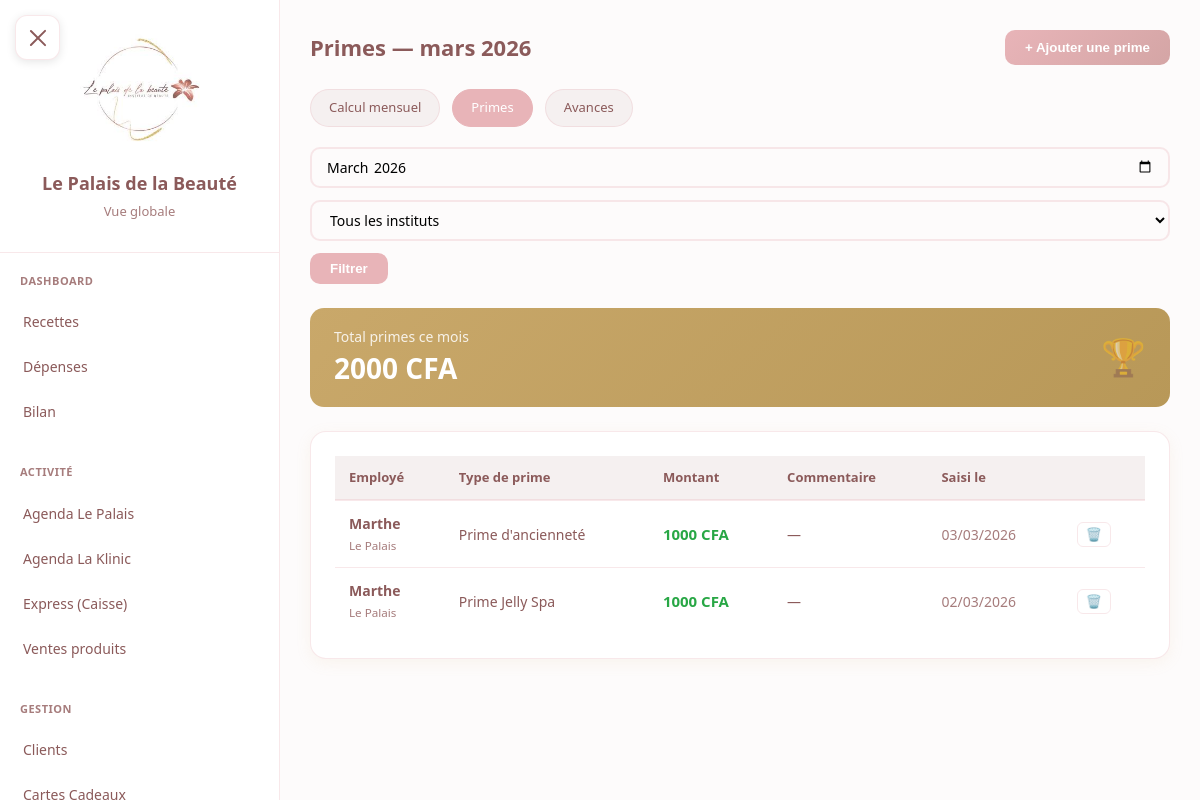
The page /gestion/salaires/primes/ (signed in) on the database as committed earlier.
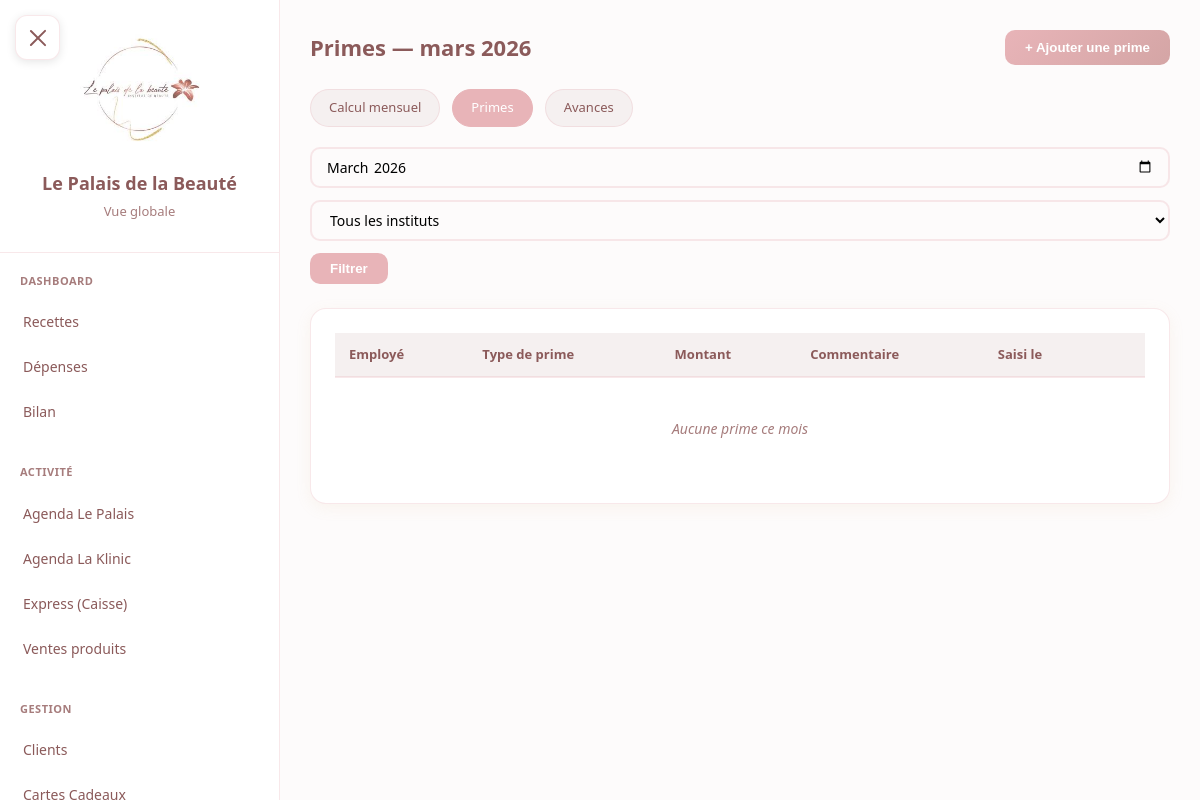
The same page on the database as committed later.
### core/models.py (models this page shows, shortened)
class Prime(models.Model):
    employe = models.ForeignKey(Employe, on_delete=models.CASCADE, related_name='primes')
    type_prime = models.ForeignKey(TypePrime, on_delete=models.PROTECT)
    mois = models.DateField(help_text="Premier jour du mois")
    montant = models.IntegerField(validators=[MinValueValidator(0)])
    commentaire = models.TextField(blank=True, null=True)
    cree_par = models.ForeignKey('Utilisateur', on_delete=models.SET_NULL, null=True)
    date_creation = models.DateTimeField(auto_now_add=True)
    class Meta:
        verbose_name = "Prime"
        verbose_name_plural = "Primes"
        ordering = ['-mois', 'employe']

class Employe(models.Model):
    RANG_CHOICES = [
        ('superieur', 'Supérieur'),
        ('manager', 'Manager'),
        ('employe', 'Employé'),
    ]
    nom = models.CharField(max_length=100)
    institut = models.ForeignKey(
        Institut,
        on_delete=models.SET_NULL,
        null=True,
        blank=True,
        related_name='employes'
    )
    actif = models.BooleanField(default=True)
    ordre_affichage = models.IntegerField(default=0)
    prenom = models.CharField(max_length=100, blank=True, default='')
    telephone = models.CharField(max_length=20, blank=True, null=True)
    categorie = models.ForeignKey(
        CategorieEmploye,
        on_delete=models.SET_NULL,
        null=True,
        blank=True,
        related_name='employes'
    )
    rang = models.CharField(max_length=20, choices=RANG_CHOICES, default='employe')
    salaire_base = models.IntegerField(
        default=0,
        validators=[MinValueValidator(0)],
        help_text="Salaire mensuel de base en CFA"
    )
    date_embauche = models.DateField(null=True, blank=True)
    est_dans_agenda = models.BooleanField(
        default=True,
        help_text="False pour vigiles, ménage, etc."
    )
    class Meta:
        verbose_name = "Employé"
        verbose_name_plural = "Employés"
        ordering = ['ordre_affichage', 'nom']
    def get_full_name(self):
        if self.prenom:
            return f"{self.prenom} {self.nom}"
        return self.nom

class Institut(models.Model):
    nom = models.CharField(max_length=100)
    code = models.CharField(max_length=20, unique=True)  # 'palais', 'klinic', 'express'
    a_agenda = models.BooleanField(default=True)  # False pour Express
    heure_ouverture = models.TimeField(default='07:00')
    heure_fermeture = models.TimeField(default='23:00')
    fond_caisse = models.IntegerField(default=30000)  # Montant en CFA
    actif = models.BooleanField(default=True)
    class Meta:
        verbose_name = "Institut"
        verbose_name_plural = "Instituts"

class TypePrime(models.Model):
    nom = models.CharField(max_length=100, unique=True)
    description = models.TextField(blank=True, null=True)
    actif = models.BooleanField(default=True)
    class Meta:
        verbose_name = "Type de prime"
        verbose_name_plural = "Types de prime"
        ordering = ['nom']

### gestion/views.py (the view)
# urls.py: path('salaires/primes/', views.primes_liste, name='primes_liste'),
@login_required
@role_required(['patron'])
def primes_liste(request):
    mois, _ = _get_mois_et_fin(request)
    institut_code = request.GET.get('institut', 'tous')
    instituts = Institut.objects.all().order_by('nom')
    primes = Prime.objects.filter(mois=mois).select_related('employe', 'employe__institut', 'type_prime')
    if institut_code == 'autres':
        primes = primes.filter(employe__institut__isnull=True)
    elif institut_code != 'tous':
        primes = primes.filter(employe__institut__code=institut_code)
    employes = Employe.objects.filter(actif=True).order_by('nom')
    types_prime = TypePrime.objects.filter(actif=True)
    return render(request, 'gestion/salaires/primes.html', {
        'mois': mois,
        'primes': primes.order_by('-date_creation'),
        'employes': employes,
        'types_prime': types_prime,
        'instituts': instituts,
        'institut_code': institut_code,
        'total_primes': sum(p.montant for p in primes),
    })

### core/models.py (called while the page is built)
    def is_patron(self):
        return self.role == 'patron'

### gestion/views.py (called while the page is built)
def _get_mois_et_fin(request):
    mois_str = request.GET.get('mois')
    if mois_str:
        try:
            mois = date.fromisoformat(f"{mois_str}-01")
        except ValueError:
            mois = date.today().replace(day=1)
    else:
        mois = date.today().replace(day=1)
    fin_mois = (mois.replace(day=28) + timedelta(days=4)).replace(day=1) - timedelta(days=1)
    return mois, fin_mois

### templates/gestion/salaires/primes.html (shortened to what this page needs)
{% extends 'base.html' %}
{% block content %}
<div class="sal-container">
    <div class="page-header">
        <h1>Primes — {{ mois|date:"F Y" }}</h1>
        <button class="btn-primary" onclick="document.getElementById('modalPrime').style.display='flex'">+ Ajouter une prime</button>
    </div>
    <div class="links-bar">
        <a href="{% url 'gestion:salaires_calcul' %}" class="link-btn">Calcul mensuel</a>
        <a href="{% url 'gestion:primes_liste' %}" class="link-btn active">Primes</a>
        <a href="{% url 'gestion:avances_liste' %}" class="link-btn">Avances</a>
    </div>
    <form method="get" class="filters-bar">
        <input type="month" name="mois" value="{{ mois|date:'Y-m' }}">
        <select name="institut">
            <option value="tous" {% if institut_code == 'tous' %}selected{% endif %}>Tous les instituts</option>
        </select>
        <button type="submit" class="filter">Filtrer</button>
    </form>
    {% if total_primes > 0 %}
    <div class="total-banner">
        <div>
            <div class="label">Total primes ce mois</div>
            <div class="val">{{ total_primes|floatformat:0 }} CFA</div>
        </div>
        <div style="font-size:36px; opacity:0.5;">🏆</div>
    </div>
    {% endif %}
    <div class="card">
        <table>
            <thead>
                <tr>
                    <th>Employé</th>
                    <th>Type de prime</th>
                    <th>Montant</th>
                    <th>Commentaire</th>
                    <th>Saisi le</th>
                    <th></th>
                </tr>
            </thead>
            <tbody>
                {% for p in primes %}
                <tr>
                    <td>
                        <strong>{{ p.employe.get_full_name }}</strong>
                        {% if p.employe.institut %}<br><small style="color:var(--text-light);">{{ p.employe.institut.nom }}</small>{% endif %}
                    </td>
                    <td>{{ p.type_prime.nom }}</td>
                    <td class="montant-cell">{{ p.montant|floatformat:0 }} CFA</td>
                    <td>{{ p.commentaire|default:"—" }}</td>
                    <td style="color:var(--text-light);">{{ p.date_creation|date:"d/m/Y" }}</td>
                    <td>
                        <button class="btn-icon" onclick="supprimerPrime({{ p.id }}, '{{ p.type_prime.nom|escapejs }}')" title="Supprimer">🗑️</button>
                    </td>
                </tr>
                {% empty %}
                <tr><td colspan="6" style="text-align:center;color:var(--text-light);font-style:italic;padding:40px;">Aucune prime ce mois</td></tr>
                {% endfor %}
            </tbody>
        </table>
    </div>
</div>
{% endblock %}

Rows that differ between the two databases and show on the page:
removed Prime: employe.get_full_name "Marthe", employe.institut.nom "Le Palais", type_prime.nom "Prime d'ancienneté", montant "1000", commentaire "—", date_creation "03/03/2026"
removed Prime: employe.get_full_name "Marthe", employe.institut.nom "Le Palais", type_prime.nom "Prime Jelly Spa", montant "1000", commentaire "—", date_creation "02/03/2026"
Other text that changed with them:
{{ total_primes|floatformat:0 }}: "2000" → (not shown)
text no longer shown: "Total primes ce mois CFA 🏆"
text now shown: "Aucune prime ce mois"
